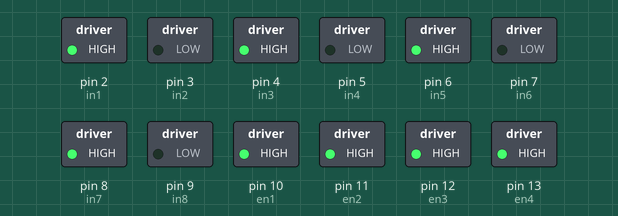
This sketch was run on a simulated Arduino Uno, built with avr-gcc and run on an emulated ATmega328P. On the bench: switched loads named in the sketch (green lamp = pin HIGH).

Above: at 0.1 s.
Timing chart, 0 to 1.6 s (numbered marks = the images above):
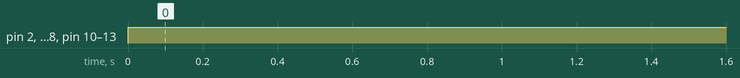

The sketch:

powertest.ino
```cpp
//小车前进与后退

int in1 = 2;
int in2 = 3;
int in3 = 4;
int in4 = 5;
int in5 = 6;
int in6 = 7;
int in7 = 8;
int in8 = 9;

int en1 = 10;
int en2 = 11;
int en3 = 12;
int en4 = 13;

void setup()
{
pinMode(en1, OUTPUT); //定义PWM输出
pinMode(in1, OUTPUT);
pinMode(in2, OUTPUT);
pinMode(en2, OUTPUT); //定义PWM输出
pinMode(in3, OUTPUT);
pinMode(in4, OUTPUT);
pinMode(en3, OUTPUT); //定义PWM输出
pinMode(in5, OUTPUT);
pinMode(in6, OUTPUT);
pinMode(en4, OUTPUT); //定义PWM输出
pinMode(in7, OUTPUT);
pinMode(in8, OUTPUT);
}
void advance()//前进
{
  digitalWrite(en1,HIGH);
  digitalWrite(en2,HIGH);
  digitalWrite(en3,HIGH);
  digitalWrite(en4,HIGH);
  digitalWrite(in1,HIGH);
  digitalWrite(in2,LOW);
  digitalWrite(in3,HIGH);
  digitalWrite(in4,LOW);
  digitalWrite(in5,HIGH);
  digitalWrite(in6,LOW);
  digitalWrite(in7,HIGH);
  digitalWrite(in8,LOW);
}
 void back()//后退
{
  digitalWrite(en1,HIGH);
  digitalWrite(en2,HIGH);
  digitalWrite(en3,HIGH);
  digitalWrite(en4,HIGH);
  digitalWrite(in1,HIGH);
  digitalWrite(in2,LOW);
  digitalWrite(in3,HIGH);
  digitalWrite(in4,LOW);
  digitalWrite(in5,HIGH);
  digitalWrite(in6,LOW);
  digitalWrite(in7,HIGH);
  digitalWrite(in8,LOW);
}
void loop()
{
    advance();//小车前进
   delay(10000);//延迟1秒
   // back();//小车后退
   //delay(10000);//延迟1秒
}
//http://yfrobot.taobao.com/
//YFRobot配件中心
```

Measured:
- by itself, pin 2 (in1), pin 4 (in3), pin 6 (in5), pin 8 (in7), pin 10 (en1), pin 11 (en2), pin 12 (en3), pin 13 (en4): LOW → HIGH at 0.00 s
